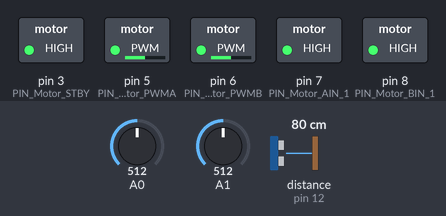
Recording of a sketch running on a simulated Arduino Uno, built with avr-gcc and run on an emulated ATmega328P. On the bench: switched loads named in the sketch (green lamp = pin HIGH). Wiring (inferred from the names in the program): ultrasonic range finder: trigger pin 13; echo pin 12. Inputs (shaded band) come from the test bench; at power-on: distance to the obstacle (sensor on pin 12) 80 cm, A1 = 512, A0 = 512. The echo pulse lasts 58.3 µs per cm; pins used as bus, display or sensor lines are not drawn.

Above: at 1.2 s.
1.3 s: distance to the obstacle (sensor on pin 12) set to 27 cm
2.8 s: distance to the obstacle (sensor on pin 12) set to 23 cm
At 4.0 s:
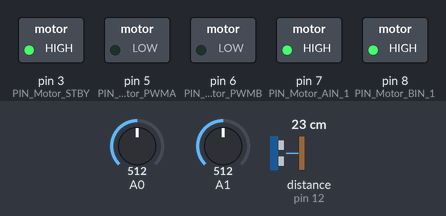
4.3 s: distance to the obstacle (sensor on pin 12) set to 35 cm
At 4.6 s:
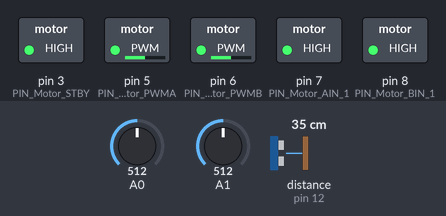
5.8 s: A1 set to 88
7.3 s: A1 set to 73
At 8.4 s:
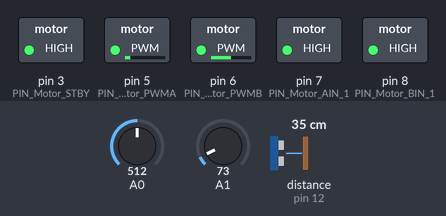
8.8 s: A1 set to 90
At 9.2 s:
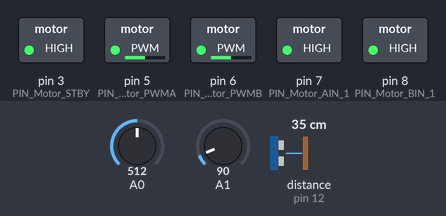
Timing chart, 0 to 11.4 s (numbered marks = the images above; inputs shaded):
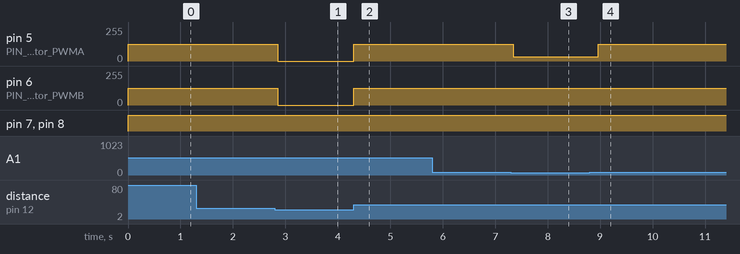

The sketch:

Group_Task__2.ino
```cpp
#include <arduino.h>

//defines which pins do what
#define PIN_Motor_STBY 3
#define PIN_Motor_PWMA 5
#define PIN_Motor_PWMB 6
#define PIN_Motor_AIN_1 7
#define PIN_Motor_BIN_1 8

//Motor Speed Presets
//sets motor speed variables
const int speed_Zero = 0; //0% duty load
const int speed_Low = 33;
const int speed_Min = 64; //25% duty load
const int speed_MidL = 127; //50% duty load
const int speed_MidH = 191; //75% duty load
const int speed_Max = 255; //100% duty load
//Ultrasonic Sensor Presets
const int Echo = 12;
const int Trig = 13;
//Line Sensor Presets
#define LT_R analogRead(A0)
#define LT_M analogRead(A1)
#define LT_L analogRead(A2)

void setup(){
    pinMode(PIN_Motor_PWMA, OUTPUT);

    pinMode(PIN_Motor_AIN_1, OUTPUT);
    pinMode(PIN_Motor_PWMB, OUTPUT);
    pinMode(PIN_Motor_BIN_1, OUTPUT);
    pinMode(PIN_Motor_STBY, OUTPUT);

    digitalWrite(PIN_Motor_STBY,HIGH); //turns motor on
}

//Sub-routine to test distance from object
int Distance_test(){
   digitalWrite(Trig, LOW);
   delayMicroseconds(2);
   digitalWrite(Trig, HIGH);
   delayMicroseconds(10);
   digitalWrite(Trig, LOW);
   long Fdistance = pulseIn(Echo, HIGH);
   Fdistance = Fdistance/148;//converts time delay to distance
   return (int)Fdistance;
   }


void loop(){
   long inches; //make floating point variable to hold distance
   pinMode(Trig, OUTPUT);//Tell Trig pin to output sound
   pinMode(Echo, INPUT);
   int middleDistance = Distance_test();//runs distance test sub-routine

   // moves forward if distance from object is greater than 8"
   if (middleDistance >= 10){
      if (LT_M > 80){
         digitalWrite(PIN_Motor_AIN_1,HIGH);
         digitalWrite(PIN_Motor_BIN_1,HIGH);
         analogWrite(PIN_Motor_PWMA,speed_MidL);
         analogWrite(PIN_Motor_PWMB,speed_MidL);
         delay(200);
      }
      else if (LT_R > 80){
         digitalWrite(PIN_Motor_AIN_1,HIGH);
         digitalWrite(PIN_Motor_BIN_1,HIGH);
         analogWrite(PIN_Motor_PWMA,speed_Low);
         analogWrite(PIN_Motor_PWMB,speed_MidL);
         delay(200);
      }
      else if (LT_L > 80) {
         digitalWrite(PIN_Motor_AIN_1,HIGH);
         digitalWrite(PIN_Motor_BIN_1,HIGH);
         analogWrite(PIN_Motor_PWMA,speed_MidL);
         analogWrite(PIN_Motor_PWMB,speed_Low);
         delay(200);
      }
      else {
         digitalWrite(PIN_Motor_AIN_1,HIGH);
         digitalWrite(PIN_Motor_BIN_1,HIGH);
         analogWrite(PIN_Motor_PWMA,speed_MidH);
         analogWrite(PIN_Motor_PWMB,speed_Low);
      }
   }
   //Slows down otherwise
   else{
      digitalWrite(PIN_Motor_AIN_1,HIGH);
      digitalWrite(PIN_Motor_BIN_1,HIGH);
      analogWrite(PIN_Motor_PWMA,speed_Zero);
      analogWrite(PIN_Motor_PWMB,speed_Zero);
   }
}
```

Measured:
- the behaviour switches between 26 and 25 cm on distance to the obstacle (sensor on pin 12) (found by bisection; images 0 and 1)
- the behaviour switches between 81 and 80 on A1 (found by bisection; images 2 and 3)
- after the input at 1.3 s, every drawn part: stays the same
- after the input at 2.8 s, pin 5 (PIN_Motor_PWMA), pin 6 (PIN_Motor_PWMB): 127/255 → 0/255 after 0.05 s
- after the input at 4.3 s, pin 5 (PIN_Motor_PWMA), pin 6 (PIN_Motor_PWMB): 0/255 → 127/255 at once
- after the input at 5.8 s, every drawn part: stays the same
- after the input at 7.3 s, pin 5 (PIN_Motor_PWMA): 127/255 → 33/255 at once
- after the input at 8.8 s, pin 5 (PIN_Motor_PWMA): 33/255 → 127/255 after 0.17 s
